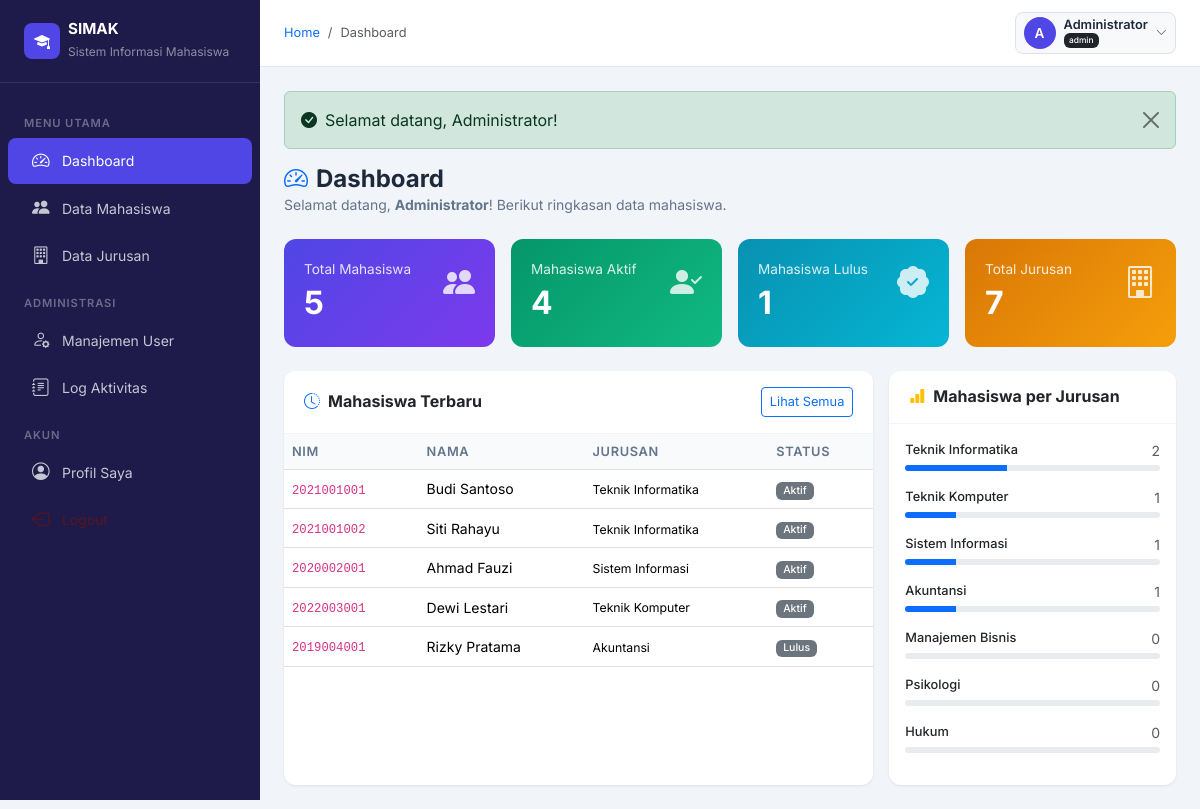
Screenshot of /index.php (signed in) with the database file from the repository.
### tables this page shows
CREATE TABLE IF NOT EXISTS mahasiswa (
    id INT AUTO_INCREMENT PRIMARY KEY,
    nim VARCHAR(20) NOT NULL UNIQUE,
    nama VARCHAR(100) NOT NULL,
    jenis_kelamin ENUM('Laki-laki', 'Perempuan') NOT NULL,
    tempat_lahir VARCHAR(50) NOT NULL,
    tanggal_lahir DATE NOT NULL,
    alamat TEXT,
    email VARCHAR(100),
    telepon VARCHAR(20),
    jurusan_id INT NOT NULL,
    angkatan YEAR NOT NULL,
    status ENUM('Aktif', 'Cuti', 'Lulus', 'DO') NOT NULL DEFAULT 'Aktif',
    foto VARCHAR(255) DEFAULT NULL,
    created_at TIMESTAMP DEFAULT CURRENT_TIMESTAMP,
    updated_at TIMESTAMP DEFAULT CURRENT_TIMESTAMP ON UPDATE CURRENT_TIMESTAMP,
    FOREIGN KEY (jurusan_id) REFERENCES jurusan(id) ON DELETE RESTRICT
);

CREATE TABLE IF NOT EXISTS jurusan (
    id INT AUTO_INCREMENT PRIMARY KEY,
    kode_jurusan VARCHAR(10) NOT NULL UNIQUE,
    nama_jurusan VARCHAR(100) NOT NULL,
    fakultas VARCHAR(100) NOT NULL,
    created_at TIMESTAMP DEFAULT CURRENT_TIMESTAMP
);

### index.php (the view, shortened to what this page needs)
<?php
require_once 'includes/config.php';
require_once 'includes/auth.php';
$page_title = 'Dashboard';
$total_mhs    = $pdo->query("SELECT COUNT(*) FROM mahasiswa")->fetchColumn();
$mhs_aktif    = $pdo->query("SELECT COUNT(*) FROM mahasiswa WHERE status='Aktif'")->fetchColumn();
$mhs_lulus    = $pdo->query("SELECT COUNT(*) FROM mahasiswa WHERE status='Lulus'")->fetchColumn();
$total_jurusan = $pdo->query("SELECT COUNT(*) FROM jurusan")->fetchColumn();
$mhs_terbaru = $pdo->query("
    SELECT m.*, j.nama_jurusan FROM mahasiswa m
    JOIN jurusan j ON m.jurusan_id = j.id
    ORDER BY m.created_at DESC LIMIT 5
")->fetchAll();
$dist_jurusan = $pdo->query("
    SELECT j.nama_jurusan, COUNT(m.id) as total
    FROM jurusan j
    LEFT JOIN mahasiswa m ON m.jurusan_id = j.id
    GROUP BY j.id, j.nama_jurusan
    ORDER BY total DESC
")->fetchAll();
require_once 'includes/header.php';
?>
<div class="page-header">
    <h4><i class="bi bi-speedometer2 me-2 text-primary"></i>Dashboard</h4>
    <p>Selamat datang, <strong><?= htmlspecialchars($_SESSION['nama']) ?></strong>! Berikut ringkasan data mahasiswa.</p>
</div>
<div class="row g-3 mb-4">
    <div class="col-6 col-md-3">
        <div class="stat-card" style="background:linear-gradient(135deg,#4f46e5,#7c3aed);">
            <div class="d-flex justify-content-between align-items-start">
                <div>
                    <div class="stat-label">Total Mahasiswa</div>
                    <div class="stat-value"><?= $total_mhs ?></div>
                </div>
                <i class="bi bi-people-fill stat-icon"></i>
            </div>
        </div>
    </div>
    <div class="col-6 col-md-3">
        <div class="stat-card" style="background:linear-gradient(135deg,#059669,#10b981);">
            <div class="d-flex justify-content-between align-items-start">
                <div>
                    <div class="stat-label">Mahasiswa Aktif</div>
                    <div class="stat-value"><?= $mhs_aktif ?></div>
                </div>
                <i class="bi bi-person-check-fill stat-icon"></i>
            </div>
        </div>
    </div>
    <div class="col-6 col-md-3">
        <div class="stat-card" style="background:linear-gradient(135deg,#0891b2,#06b6d4);">
            <div class="d-flex justify-content-between align-items-start">
                <div>
                    <div class="stat-label">Mahasiswa Lulus</div>
                    <div class="stat-value"><?= $mhs_lulus ?></div>
                </div>
                <i class="bi bi-patch-check-fill stat-icon"></i>
            </div>
        </div>
    </div>
    <div class="col-6 col-md-3">
        <div class="stat-card" style="background:linear-gradient(135deg,#d97706,#f59e0b);">
            <div class="d-flex justify-content-between align-items-start">
                <div>
                    <div class="stat-label">Total Jurusan</div>
                    <div class="stat-value"><?= $total_jurusan ?></div>
                </div>
                <i class="bi bi-building stat-icon"></i>
            </div>
        </div>
    </div>
</div>
<div class="row g-3">
    <div class="col-12 col-lg-8">
        <div class="card h-100">
            <div class="card-header d-flex align-items-center justify-content-between">
                <h6 class="mb-0 fw-bold"><i class="bi bi-clock-history me-2 text-primary"></i>Mahasiswa Terbaru</h6>
                <a href="mahasiswa.php" class="btn btn-sm btn-outline-primary">Lihat Semua</a>
            </div>
            <div class="card-body p-0">
                <div class="table-responsive">
                    <table class="table table-hover mb-0">
                        <thead><tr>
                            <th>NIM</th><th>Nama</th><th>Jurusan</th><th>Status</th>
                        </tr></thead>
                        <tbody>
                        <?php foreach ($mhs_terbaru as $m): ?>
                        <tr>
                            <td><code><?= htmlspecialchars($m['nim']) ?></code></td>
                            <td><?= htmlspecialchars($m['nama']) ?></td>
                            <td><small><?= htmlspecialchars($m['nama_jurusan']) ?></small></td>
                            <td><?= statusBadge($m['status']) ?></td>
                        </tr>
                        <?php endforeach; ?>
                        </tbody>
                    </table>
                </div>
            </div>
        </div>
    </div>
    <div class="col-12 col-lg-4">
        <div class="card h-100">
            <div class="card-header">
                <h6 class="mb-0 fw-bold"><i class="bi bi-bar-chart-fill me-2 text-warning"></i>Mahasiswa per Jurusan</h6>
            </div>
            <div class="card-body">
                <?php foreach ($dist_jurusan as $d): ?>
                <?php $pct = $total_mhs > 0 ? round($d['total'] / $total_mhs * 100) : 0; ?>
                <div class="mb-3">
                    <div class="d-flex justify-content-between mb-1">
                        <small class="fw-medium" style="font-size:.8rem;"><?= htmlspecialchars($d['nama_jurusan']) ?></small>
                        <small class="text-muted"><?= $d['total'] ?></small>
                    </div>
                    <div class="progress" style="height:6px;">
                        <div class="progress-bar bg-primary" style="width:<?= $pct ?>%"></div>
                    </div>
                </div>
                <?php endforeach; ?>
            </div>
        </div>
    </div>
</div>
<?php require_once 'includes/footer.php'; ?>

### includes/header.php (shortened to what this page needs)
<!DOCTYPE html>
<html lang="id">
<head>
    <link href="https://cdn.jsdelivr.net/npm/bootstrap@5.3.2/dist/css/bootstrap.min.css" rel="stylesheet">
    <link href="https://cdn.jsdelivr.net/npm/bootstrap-icons@1.11.3/font/bootstrap-icons.css" rel="stylesheet">
</head>
<body>
<?php if (isLoggedIn()): ?>
<nav class="sidebar" id="sidebar">
    <div class="sidebar-brand">
        <div class="d-flex align-items-center gap-2">
            <div style="width:36px;height:36px;background:var(--primary);border-radius:8px;display:flex;align-items:center;justify-content:center;">
                <i class="bi bi-mortarboard-fill text-white"></i>
            </div>
            <div>
                <h5>SIMAK</h5>
                <small>Sistem Informasi Mahasiswa</small>
            </div>
        </div>
    </div>
    <div class="py-3">
        <div class="sidebar-section">Menu Utama</div>
        <a href="<?= getBasePath() ?>index.php" class="nav-link <?= basename($_SERVER['PHP_SELF']) === 'index.php' ? 'active' : '' ?>">
            <i class="bi bi-speedometer2"></i> Dashboard
        </a>
        <a href="<?= getBasePath() ?>mahasiswa.php" class="nav-link <?= basename($_SERVER['PHP_SELF']) === 'mahasiswa.php' ? 'active' : '' ?>">
            <i class="bi bi-people-fill"></i> Data Mahasiswa
        </a>
        <a href="<?= getBasePath() ?>jurusan.php" class="nav-link <?= basename($_SERVER['PHP_SELF']) === 'jurusan.php' ? 'active' : '' ?>">
            <i class="bi bi-building"></i> Data Jurusan
        </a>
        <?php if (isAdmin()): ?>
        <div class="sidebar-section">Administrasi</div>
        <a href="<?= getBasePath() ?>users.php" class="nav-link <?= basename($_SERVER['PHP_SELF']) === 'users.php' ? 'active' : '' ?>">
            <i class="bi bi-person-gear"></i> Manajemen User
        </a>
        <a href="<?= getBasePath() ?>log.php" class="nav-link <?= basename($_SERVER['PHP_SELF']) === 'log.php' ? 'active' : '' ?>">
            <i class="bi bi-journal-text"></i> Log Aktivitas
        </a>
        <?php endif; ?>
        <div class="sidebar-section">Akun</div>
        <a href="<?= getBasePath() ?>profile.php" class="nav-link <?= basename($_SERVER['PHP_SELF']) === 'profile.php' ? 'active' : '' ?>">
            <i class="bi bi-person-circle"></i> Profil Saya
        </a>
        <a href="<?= getBasePath() ?>logout.php" class="nav-link text-danger-emphasis">
            <i class="bi bi-box-arrow-left"></i> Logout
        </a>
    </div>
</nav>
<div class="main-content">
    <div class="topbar d-flex align-items-center justify-content-between">
        <div class="d-flex align-items-center gap-3">
            <nav aria-label="breadcrumb" class="d-none d-md-block">
                <ol class="breadcrumb mb-0" style="font-size:.8rem;">
                    <li class="breadcrumb-item"><a href="<?= getBasePath() ?>index.php" class="text-decoration-none">Home</a></li>
                    <?php if (isset($page_title)): ?>
                    <li class="breadcrumb-item active"><?= htmlspecialchars($page_title) ?></li>
                    <?php endif; ?>
                </ol>
            </nav>
        </div>
        <div class="d-flex align-items-center gap-2">
            <div class="dropdown">
                <button class="btn btn-light d-flex align-items-center gap-2 px-2 py-1 border rounded-3"
                    style="font-size:.875rem;" data-bs-toggle="dropdown" aria-expanded="false">
                    <div class="avatar" style="background:var(--primary);color:#fff;width:32px;height:32px;flex-shrink:0;">
                        <?= strtoupper(substr($_SESSION['nama'] ?? 'U', 0, 1)) ?>
                    </div>
                    <div class="d-none d-sm-block text-start">
                        <div style="font-size:.8rem;font-weight:600;color:#1e293b;line-height:1.2;"><?= htmlspecialchars($_SESSION['nama'] ?? '') ?></div>
                        <div style="font-size:.7rem;"><?= roleBadge($_SESSION['role'] ?? '') ?></div>
                    </div>
                    <i class="bi bi-chevron-down text-muted" style="font-size:.7rem;"></i>
                </button>
            </div>
        </div>
    </div>
    <div class="content-area">
        <?= showAlerts() ?>
<?php endif; ?>

### includes/auth.php (shortened to what this page needs)
<?php
function isLoggedIn() {
    return isset($_SESSION['user_id']) && !empty($_SESSION['user_id']);
}
function getUserRole() {
    return $_SESSION['role'] ?? '';
}
function isAdmin() {
    return getUserRole() === 'admin';
}
function getFlash($type) {
    $msg = $_SESSION['flash_' . $type] ?? '';
    return $msg;
}
function showAlerts() {
    $types = ['success' => 'success', 'error' => 'danger', 'warning' => 'warning', 'info' => 'info'];
    $html = '';
    foreach ($types as $key => $bsClass) {
        $msg = getFlash($key);
        if ($msg) {
            $icons = ['success' => 'check-circle', 'danger' => 'x-circle', 'warning' => 'exclamation-triangle', 'info' => 'info-circle'];
            $icon = $icons[$bsClass] ?? 'info-circle';
            $html .= '<div class="alert alert-' . $bsClass . ' alert-dismissible fade show" role="alert">
                <i class="bi bi-' . $icon . '-fill me-2"></i>' . htmlspecialchars($msg) . '
                <button type="button" class="btn-close" data-bs-dismiss="alert"></button>
            </div>';
        }
    }
    return $html;
}
function getBasePath() {
    return '/mahasiswa/';
}
function roleBadge($role) {
    $badges = [
        'admin'    => '<span class="badge bg-danger"><i class="bi bi-shield-fill me-1"></i>Admin</span>',
        'operator' => '<span class="badge bg-primary"><i class="bi bi-person-gear me-1"></i>Operator</span>',
        'viewer'   => '<span class="badge bg-secondary"><i class="bi bi-eye me-1"></i>Viewer</span>',
    ];
    return $badges[$role] ?? '<span class="badge bg-dark">' . htmlspecialchars($role) . '</span>';
}
function statusBadge($status) {
    $badges = [
        'Aktif'  => '<span class="badge bg-success">Aktif</span>',
        'Cuti'   => '<span class="badge bg-warning text-dark">Cuti</span>',
        'Lulus'  => '<span class="badge bg-info text-dark">Lulus</span>',
        'DO'     => '<span class="badge bg-danger">DO</span>',
    ];
    return $badges[$status] ?? '<span class="badge bg-secondary">' . htmlspecialchars($status) . '</span>';
}

### includes/footer.php (shortened to what this page needs)
    </div>
</div>
</body>
</html>

### includes/header.php (style rules this page uses)
:root { --sidebar-width: 260px; --primary: #4f46e5; --primary-dark: #3730a3; --sidebar-bg: #1e1b4b; --sidebar-hover: rgba(255,255,255,0.1); }
* { font-family: 'Inter', sans-serif; }
body { background-color: #f1f5f9; min-height: 100vh; }
.sidebar { width: var(--sidebar-width); min-height: 100vh; background: var(--sidebar-bg); position: fixed; top: 0; left: 0; z-index: 1000; transition: transform .3s ease; }
.sidebar-brand { padding: 1.25rem 1.5rem; border-bottom: 1px solid rgba(255,255,255,0.1); }
.sidebar-brand h5 { color: #fff; font-weight: 700; font-size: .95rem; margin: 0; }
.sidebar-brand small { color: rgba(255,255,255,.5); font-size: .75rem; }
.sidebar .nav-link { color: rgba(255,255,255,.75); padding: .6rem 1.5rem; border-radius: 8px; margin: 2px 8px; font-size: .875rem; display: flex; align-items: center; gap: 10px; transition: all .2s; }
.sidebar .nav-link:hover, .sidebar .nav-link.active { background: var(--sidebar-hover); color: #fff; }
.sidebar .nav-link.active { background: var(--primary); }
.sidebar .nav-link i { font-size: 1.1rem; width: 20px; }
.sidebar-section { padding: .5rem 1.5rem .25rem; font-size: .7rem; font-weight: 600; text-transform: uppercase; color: rgba(255,255,255,.35); letter-spacing: .08em; margin-top: .5rem; }
.main-content { margin-left: var(--sidebar-width); min-height: 100vh; display: flex; flex-direction: column; }
.topbar { background: #fff; border-bottom: 1px solid #e2e8f0; padding: .75rem 1.5rem; position: sticky; top: 0; z-index: 999; }
.content-area { padding: 1.5rem; flex: 1; }
.card { border: none; box-shadow: 0 1px 3px rgba(0,0,0,.08); border-radius: 12px; }
.card-header { background: #fff; border-bottom: 1px solid #f1f5f9; border-radius: 12px 12px 0 0 !important; padding: 1rem 1.25rem; }
.stat-card { border-radius: 12px; padding: 1.25rem; color: #fff; }
.stat-card .stat-icon { font-size: 2rem; opacity: .8; }
.stat-card .stat-value { font-size: 2rem; font-weight: 700; }
.stat-card .stat-label { opacity: .85; font-size: .85rem; }
.table th { font-size: .8rem; text-transform: uppercase; letter-spacing: .05em; color: #64748b; font-weight: 600; background: #f8fafc; }
.table td { vertical-align: middle; font-size: .875rem; }
.btn-sm { font-size: .8rem; }
.avatar { width: 36px; height: 36px; border-radius: 50%; display: flex; align-items: center; justify-content: center; font-weight: 600; font-size: .85rem; }
.page-header { margin-bottom: 1.5rem; }
.page-header h4 { font-weight: 700; color: #1e293b; margin: 0; }
.page-header p { color: #64748b; margin: 0; font-size: .875rem; }
.badge { font-weight: 500; }

### rows the page displays
mahasiswa: nim "2021001001", nama "Budi Santoso", jurusan.nama_jurusan "Teknik Informatika", status "Aktif"
mahasiswa: nim "2021001002", nama "Siti Rahayu", jurusan.nama_jurusan "Teknik Informatika", status "Aktif"
mahasiswa: nim "2020002001", nama "Ahmad Fauzi", jurusan.nama_jurusan "Sistem Informasi", status "Aktif"
mahasiswa: nim "2022003001", nama "Dewi Lestari", jurusan.nama_jurusan "Teknik Komputer", status "Aktif"
mahasiswa: nim "2019004001", nama "Rizky Pratama", jurusan.nama_jurusan "Akuntansi", status "Lulus"

### other values shown
$page_title "Dashboard"
substr($_SESSION['nama'] ?? 'U', 0, 1) "A"
$_SESSION['nama'] "Administrator"
$badges[$role] "admin"
$msg "Selamat datang, Administrator!"
$total_mhs "5"
$mhs_aktif "4"
$mhs_lulus "1"
$total_jurusan "7"
$d['nama_jurusan'] "Teknik Informatika"
$d['total'] "2"
$d['nama_jurusan'] "Teknik Komputer"
$d['total'] "1"
$d['nama_jurusan'] "Sistem Informasi"
$d['nama_jurusan'] "Akuntansi"
